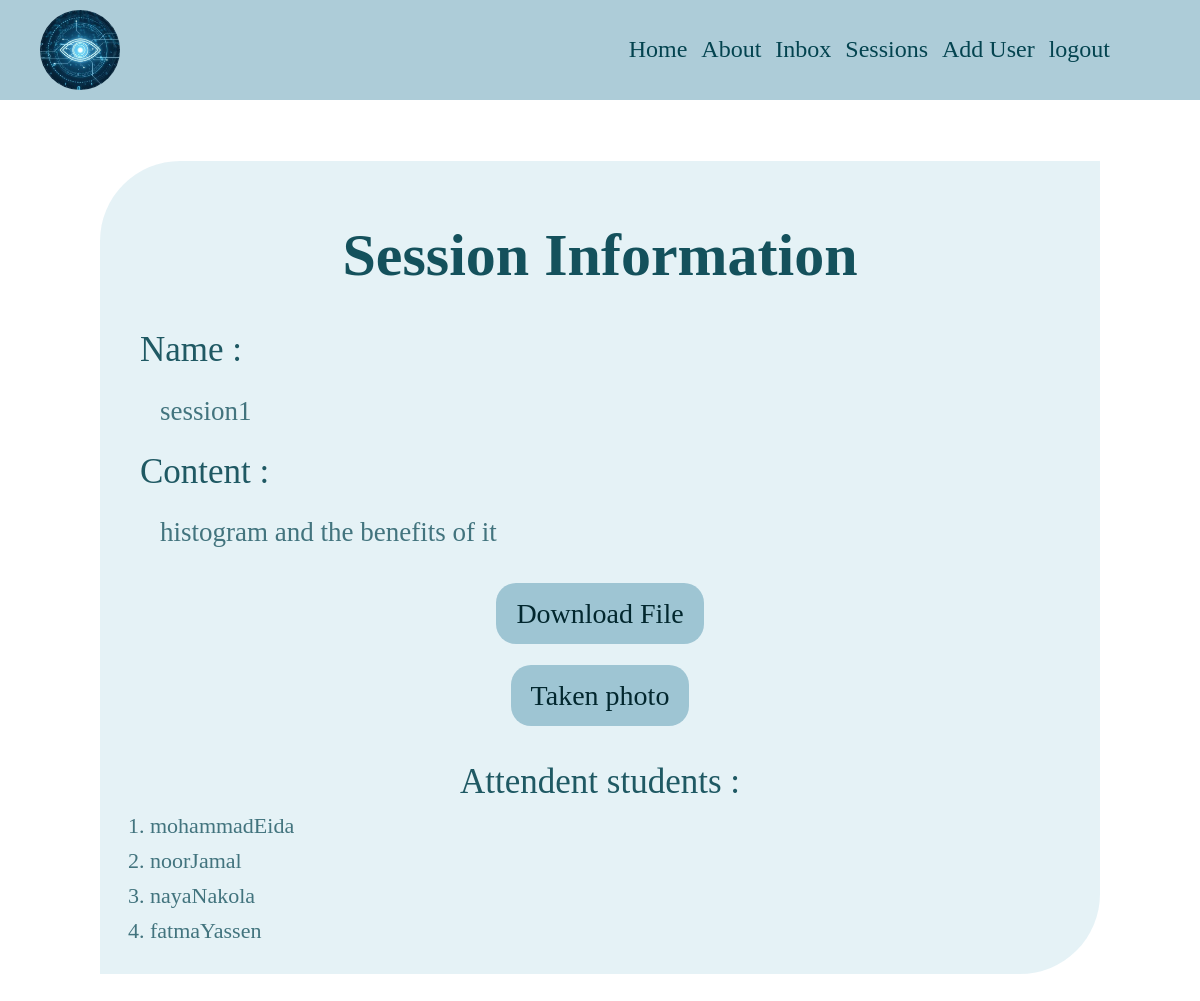
/signal_session/2 (signed in), run on the app's committed database.
### users/models.py (models this page shows, shortened)
class Session(models.Model):
    created_date = models.DateTimeField(null=True,blank=True)
    session_name = models.CharField(max_length=200)
    session_content=models.CharField(max_length=200)
    image_self = models.ImageField(upload_to='images_session/', null=True, blank=True)
    session_file= models.FileField(upload_to= 'session_file/' , null=True, blank=True)
    profile = models.ManyToManyField(Profile,blank=True,related_name='sessions')

class  Profile(models.Model):
     user=models.OneToOneField(
        User,on_delete=models.CASCADE,null=True,blank=True)
     name=models.CharField(max_length=200,null=True,blank=True)
     email=models.EmailField(max_length=200,null=True,blank=True)
     super=models.BooleanField(default=False)
     firstname=models.CharField(max_length=200,null=True,blank=True)
     secondname=models.CharField(max_length=200,null=True,blank=True)
     username=models.CharField(max_length=200,null=True,blank=True)
     image = models.ImageField(upload_to='images_profile/', null=True, blank=True)
     created=models.DateTimeField(auto_now_add=True)
     id = models.AutoField(primary_key=True, editable=False)

### users/views.py (the view)
# urls.py: path('signal_session/<str:pk>',views.signalsession,name="signal_session"),
@login_required(login_url='login')
def signalsession(request,pk):
     session=Session.objects.get(id=pk)
     context={'session':session}
     return render(request,'users/signal_session.html',context)

### users/templates/users/signal_session.html
{% extends 'main.html' %}
{% load static %}
{% block content %}
<div class="content">
  <div class="out-sec1">
    <div class="sec">
      <h1>Session Information</h1>
      <div class="t">Name :</div>
      <div class="ti">{{ session.session_name }}</div>
      <div class="t">Content :</div>
      <div class="ti">
        {{ session.session_content }}
      </div>
      {% if session.session_file %}
      <div class="link"><a href="{{ session.session_file.url }}">Download File</a></div>
      {% endif %}
      {% if request.user.profile.super %}
      <div class="image-box">
        {% if session.image_self %}
        <a  href="{{ session.image_self.url }}">Taken photo</a>
        {% endif %}
        <div class="at">Attendent students :</div>
        <ol>
          {% for profile in session.profile.all %}
          <li>{{ profile.user.username }}</li>
          {% endfor %}
        </ol>
      </div>
      {% endif %}
    </div>
  </div>
</div>
{% endblock %}

### static/styles/style.css (style rules this page uses)
* { margin: 0; padding: 0; }
.content { width: 100%; position: relative; padding: 60px 0 100px; }
.sec { width: 80%; margin: auto ; background-color: rgb(18 133 175 / 11%); border-radius: 80px 0; padding: 20px; margin-bottom: 30px; }
.content .sec h1 { font-size: 60px; color: #03444fec; text-align: center; }
.content .sec .t { font-size: 35px; color: #03434fe0; margin-left: 20px; }
.content .sec .ti { font-size: 27px; margin: 25px 40px; color: #03434fb8; }
.content .sec .link { margin: 50px 0; text-align: center; }
.content .sec .link a, .content .sec .image-box a { text-decoration: none; padding: 15px 20px; background-color: rgb(52 129 157 / 40%); color: #02272e; border-radius: 20px; font-size: 28px; position: relative; }
.content .sec .image-box { text-align: center; }
.sec .image-box .at { font-size: 35px; color: #03434fe0; margin-top: 50px; }
.sec .image-box ol li { color: #03434fb8; text-align: left; margin: 10px 30px; font-size: 22px; }
.sec a { text-decoration: none; }
.content a { text-decoration: none; }
.content .sec div { margin-bottom: 10px; font-size: 20px; }

### data on the page
Session: session_name "session1", session_content "histogram and the benefits of it"
Profile: user.username "mohammadEida"
Profile: user.username "noorJamal"
Profile: user.username "nayaNakola"
Profile: user.username "fatmaYassen"
